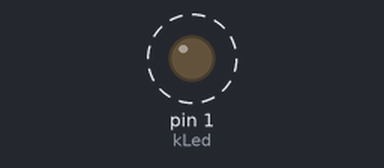
Bench run of a sketch on a simulated Arduino Uno, built with avr-gcc and run on an emulated ATmega328P. On the bench: output pins drawn as LEDs (lit = HIGH). Dashed ring = blinking.

Above: at 0.2 s.
Timing chart, 0 to 3.0 s (numbered marks = the images above):
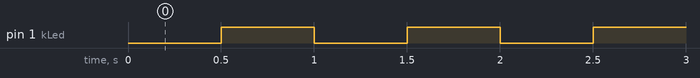

Measured:
- by itself, pin 1 (kLed): alternates HIGH for 0.50 s and LOW for 0.50 s

The sketch:

teensy.ino
```cpp
#include <Arduino.h>

int kLed = 1;
void setup() {
  pinMode(kLed, OUTPUT);
}

void loop() {
  delay(500);
  digitalWrite(kLed, HIGH);
  delay(500);
  digitalWrite(kLed, LOW);
}
```
